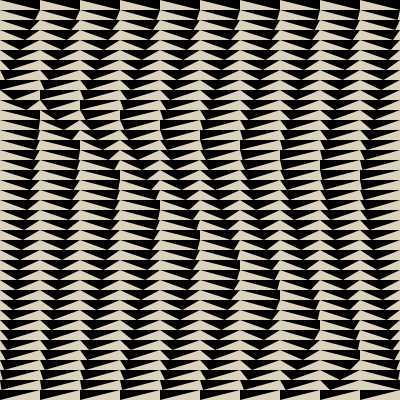
Frame 1 (no input)
Frame 2 (the mouse pressed at the canvas centre, redrawn once): identical to frame 1, image omitted

The p5.js sketch that drew this single still picture (run headless with seeded random() and noise() and a simulated clock; the mouse was pressed at the canvas centre and the sketch redrawn once):

// p5.js sketch
// ── sketch.js
/**
 * Compilation: BridgetRileyMoirePattern.js
 * Dependencies: p5.js
 * Data files: none
 * 
 * Generates a moire pattern of Bridget Riley with triangular tiles. 
 * Each column contains three vertical segments where triangle tips 
 * sweep from right-to-left, then left-to-right, then right-to-left.
 * Segment lengths change linearly across columns while maintaining 
 * constant total height.
 * 
 * Algorithm: moire pattern
 * - Divide canvas into uniform grid (COLS × ROWS)
 * - For each column, compute three segment lengths that sum to ROWS
 * - Within each segment, interpolate triangle tip position
 * - Segment 1 grows, Segment 2 grows, Segment 3 shrinks proportionally
 * 
 * Mathematical constraint: G3 = G1 + G2 ensures total height remains constant.
 *
 * For additional information, see:
 * https://www.w3schools.com/js/js_switch.asp
 *
 * @author Chloe Choi
 * @author Alexandros Haridis
 */

// Grid configuration
const COLS = 10;       // number of columns in grid
const ROWS = 40;       // number of rows in grid (constant across all columns)

// Growth parameters for segment transitions
const G1 = 1;          // growth rate of segment 1 per column
const G2 = 2;          // growth rate of segment 2 per column
const G3 = G1 + G2;    // shrinkage rate of segment 3 per column

// Base segment sizes for column 0
const BASE1 = 9;       // initial length of segment 1 in rows
const BASE2 = 3;       // initial length of segment 2 in rows
const BASE3 = ROWS - (BASE1 + BASE2);  // initial length of segment 3 in rows

/**
 * Represents a single triangular tile with drawing capability
 */
class Tile {
  /**
   * Create a new tile
   * @param {number} col - column index
   * @param {number} row - row index
   * @param {number} tileW - tile width in pixels
   * @param {number} tileH - tile height in pixels
   */
  constructor(col, row, tileW, tileH) {
    this.xLeft = col * tileW;
    this.xRight = this.xLeft + tileW;
    this.yTop = row * tileH;
    this.yBottom = this.yTop + tileH;
  }
  
  /**
   * Draw the triangle with tip at normalized position
   * @param {number} tipPosition - normalized x-position of tip (0 = left, 1 = right)
   * @effects draws triangle to canvas
   */
  drawTriangle(tipPosition) {
    const xTip = lerp(this.xLeft, this.xRight, tipPosition);
    triangle(
      this.xLeft, this.yTop,      // top-left corner
      this.xRight, this.yTop,     // top-right corner
      xTip, this.yBottom          // bottom tip at interpolated position
    );
  }
}

/**
 * Initialize canvas
 * @effects creates canvas and sets drawing to static mode
 */
function setup() {
  createCanvas(400, 400);
  noLoop();
}

/**
 * Determine which segment a row belongs to
 * @param {number} r - row index
 * @param {number} rA - last row of segment 1
 * @param {number} rB - last row of segment 2
 * @returns {number} segment number (1, 2, or 3)
 */
function getSegment(r, rA, rB) {
  if (r <= rA) return 1;
  if (r <= rB) return 2;
  return 3;
}

/**
 * Main rendering loop
 * 
 * Algorithm:
 * 1. Calculate tile dimensions from canvas size and grid parameters
 * 2. For each column, compute segment lengths using linear growth/shrinkage
 * 3. For each row in column, determine which segment it belongs to
 * 4. Interpolate triangle tip position based on segment direction and position
 * 5. Draw triangle with top edge spanning tile width, bottom point at interpolated position
 * 
 * Pattern:
 * - Segment 1: Tips sweep from right to left
 * - Segment 2: Tips sweep from left to right
 * - Segment 3: Tips sweep from right to left 
 * 
 * @requires setup() has been called
 * @effects draws triangular tile pattern to canvas
 */
function draw() {
  background(220, 210, 190);  // tan background
  noStroke();
  fill(0);  // black triangles
  
  const tileW = width / COLS;   // tile width in pixels
  const tileH = height / ROWS;  // tile height in pixels
  
  // Traverse each column
  for (let c = 0; c < COLS; c++) {
    // Compute segment lengths for this column
    // Segment lengths change linearly: s1 and s2 grow, s3 shrinks
    // Constraint: s1 + s2 + s3 = ROWS (maintained by G3 = G1 + G2)
    const s1 = BASE1 + G1 * c;
    const s2 = BASE2 + G2 * c;
    const s3 = BASE3 - G3 * c;
    
    // Calculate row indices for segment boundaries
    const rA = s1 - 1;          // last row of segment 1
    const rB = s1 + s2 - 1;     // last row of segment 2
    const rC = ROWS - 1;        // last row of segment 3
    
    // Traverse each row in this column
    for (let r = 0; r < ROWS; r++) {
      let tipPosition;  // normalized x-position of triangle tip (0 = left, 1 = right)
      
      // Determine which segment this row belongs to and interpolate tip position
      const segment = getSegment(r, rA, rB);
      
      switch(segment) {
        case 1:
          // Segment 1: right -> left transition
          const t1 = r / rA;
          tipPosition = lerp(1, 0, t1);
          break;
          
        case 2:
          // Segment 2: left -> right transition
          const t2 = (r - rA) / (rB - rA);
          tipPosition = lerp(0, 1, t2);
          break;
          
        case 3:
          // Segment 3: right -> left transition
          const t3 = (r - rB) / (rC - rB);
          tipPosition = lerp(1, 0, t3);
          break;
      }
      
      // Create and draw tile
      const tile = new Tile(c, r, tileW, tileH);
      tile.drawTriangle(tipPosition);
    }
  }
}
